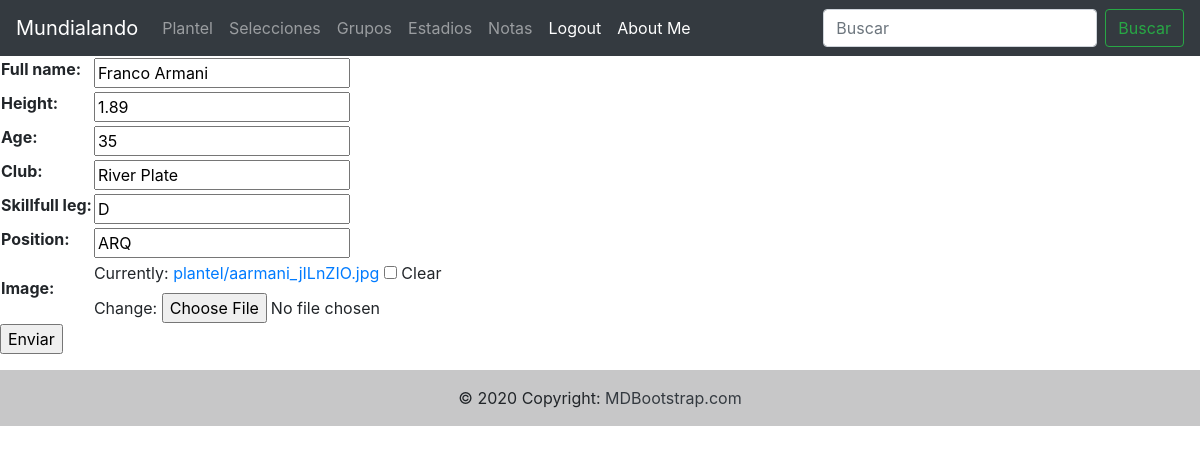
Page /plantel/editar-jugador/0/ (signed in) on the committed database.
### plantel/models.py (models this page shows, shortened)
class Plantel(models.Model):
    full_name = models.CharField(max_length=70,)
    height= models.FloatField()
    age= models.IntegerField()
    club= models.CharField(max_length=90)
    skillfull_leg= models.CharField(max_length=20)
    position= models.CharField(max_length=50)
    image= models.ImageField(upload_to="plantel/", null=True,blank=True)
    class Meta:
        verbose_name= "Jugador"
        verbose_name_plural= "Jugadores"

### plantel/views.py (the view)
# urls.py: path("editar-jugador/<int:pk>/", update_player, name="update_player")
@login_required
def update_player(request, pk):
    if request.user.is_superuser:
        if request.method=="POST":
            form= Formulario_jugadores(request.POST, request.FILES)
            if form.is_valid():
                player= Plantel.objects.get(pk=pk)
                player.full_name = form.cleaned_data['full_name']
                player.height = form.cleaned_data['height']
                player.age = form.cleaned_data['age']
                player.club = form.cleaned_data['club']
                player.skillfull_leg= form.cleaned_data["skillfull_leg"]
                player.position= form.cleaned_data['position']
                player.image= form.cleaned_data["image"]
                player.save()
                return redirect(list_players)
        elif request.method =="GET":
            player= Plantel.objects.get(pk=pk)
            form= Formulario_jugadores(initial={
                                            "full_name": player.full_name,
                                            "height": player.height,
                                            "age": player.age,
                                            "club": player.club,
                                            "skillfull_leg": player.skillfull_leg,
                                            "position": player.position,
                                            "image": player.image
                                            })
            context={"form":form}
            return render(request, "plantel/update_player.html", context=context)
    return redirect("login")

### plantel/forms.py
class Formulario_jugadores(forms.Form):
    full_name = forms.CharField(max_length=40)
    height= forms.FloatField()
    age= forms.IntegerField()
    club= forms.CharField(max_length=90)
    skillfull_leg= forms.CharField(max_length=20)
    position= forms.CharField(max_length=50)
    image=forms.ImageField(required=False)

### templates/plantel/update_player.html (shortened to what this page needs)
{% extends "base.html" %}
{% block contenido_que_cambia %}
<form action="" method="POST" enctype="multipart/form-data">
    <table>
        {{form.as_table}}
    </table>
    <p><input type="submit" value="Enviar"></p>
    </form>
{% endblock %}

### rows in the picture
Plantel: full_name "Franco Armani", height "1.89", age "35", club "River Plate", skillfull_leg "D", position "ARQ"
